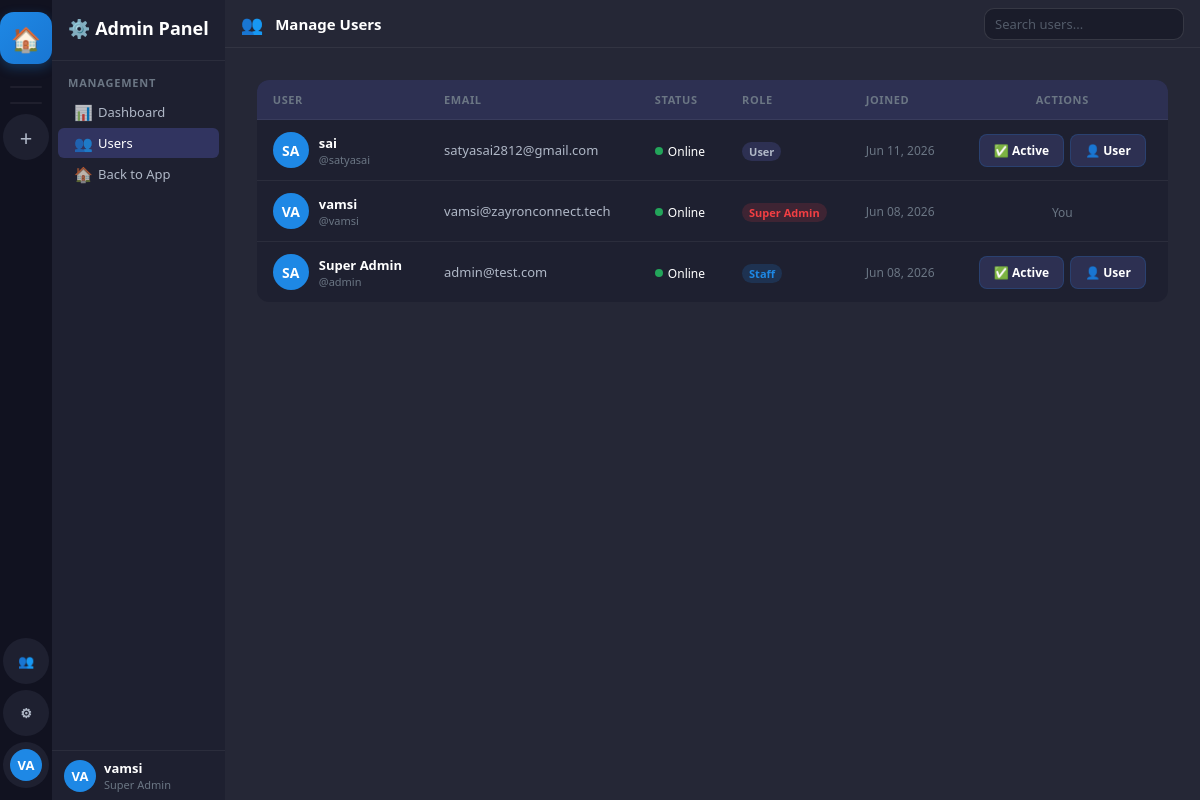
The app's page /admin-panel/users/ (signed in), older data.
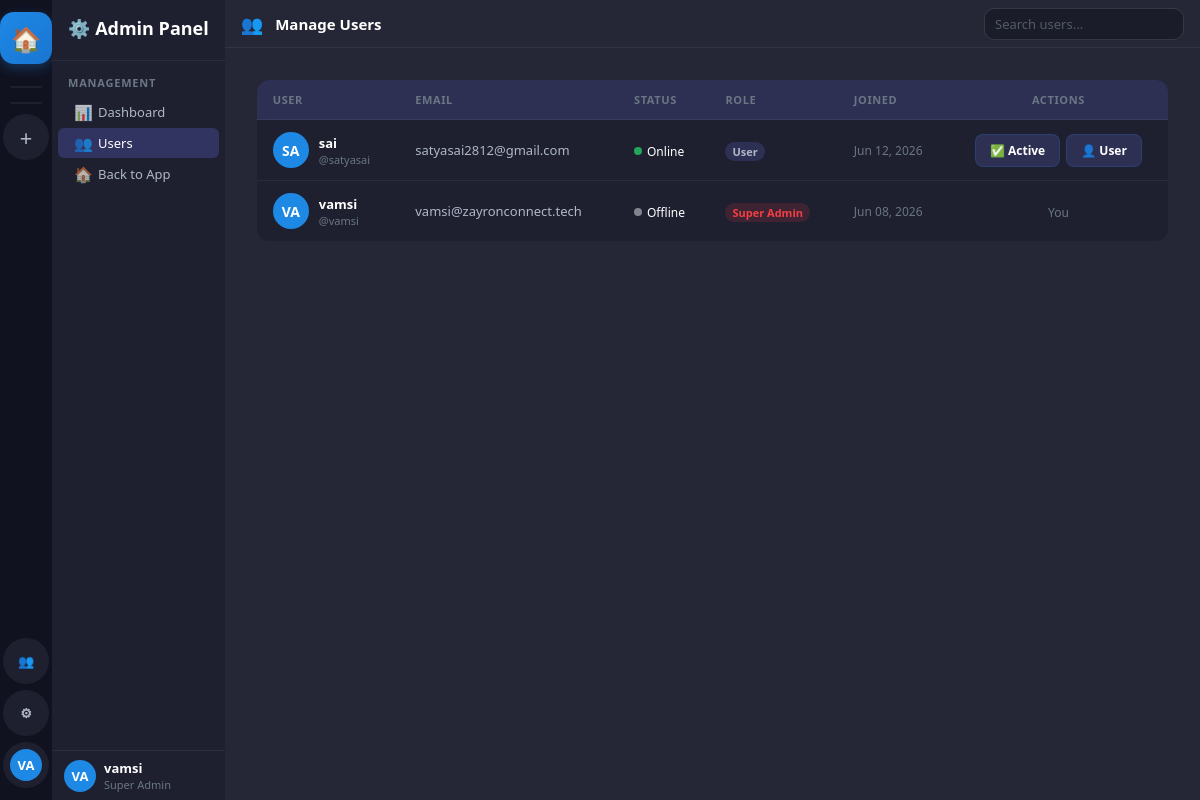
The same page, newer data.
### accounts/models.py (models this page shows, shortened)
class User(AbstractUser):
    ROLE_CHOICES = [
        ('super_admin', 'Super Admin'),
        ('hr', 'HR'),
        ('employee', 'Employee'),
    ]
    STATUS_CHOICES = [
        ('online', 'Online'),
        ('offline', 'Offline'),
        ('busy', 'Busy'),
        ('away', 'Away'),
    ]
    display_name = models.CharField(max_length=100, blank=True)
    avatar = models.ImageField(upload_to='avatars/', null=True, blank=True)
    is_super_admin = models.BooleanField(default=False)  # Legacy, kept for compatibility
    role = models.CharField(max_length=20, default='employee', choices=ROLE_CHOICES)
    status = models.CharField(max_length=20, default='offline', choices=STATUS_CHOICES)
    bio = models.TextField(blank=True)
    phone = models.CharField(max_length=20, blank=True)
    created_by = models.ForeignKey('self', on_delete=models.SET_NULL, null=True, blank=True, related_name='created_users')
    can_manage_users = models.BooleanField(default=False)  # Control access to user creation
    can_create_projects = models.BooleanField(default=False)  # Control access to project creation
    must_change_password = models.BooleanField(default=False)  # Force password change on first login
    class Meta:
        db_table = 'zc_users'
    def get_display_name(self):
        return self.display_name or self.get_full_name() or self.username
    def get_status_color(self):
        return {
            'online': '#23a55a',
            'offline': '#80848e',
            'busy': '#f23f43',
            'away': '#f0b232',
        }.get(self.status, '#80848e')
    def get_initials(self):
        name = self.get_display_name()
        parts = name.split()
        if len(parts) >= 2:
            return (parts[0][0] + parts[1][0]).upper()
        return name[:2].upper() if name else 'U'

### accounts/views.py (the view)
# urls.py: path('admin-panel/users/', views.admin_users, name='admin_users'),
@login_required
def admin_users(request):
    if not (request.user.is_super_admin or request.user.is_staff):
        return redirect('dashboard')
    users = User.objects.all().order_by('-date_joined')
    return render(request, 'admin_panel/users.html', {
        'users': users,
        'all_projects': request.user.projects.filter(is_active=True),
    })

### templates/admin_panel/users.html (shortened to what the changed rows need)
{% extends 'base.html' %}
{% block sidebar %}
<nav class="sidebar-channels">
  <div class="sc-header">
    <h2>⚙️ Admin Panel</h2>
  </div>
  <div class="sc-userbar">
    <div class="avatar avatar-32" style="background:var(--accent)">{{ user.get_initials }}</div>
    <div style="flex:1;min-width:0"><div class="ub-name">{{ user.get_display_name }}</div><div class="ub-tag">Super Admin</div></div>
  </div>
</nav>
{% endblock %}
{% block content %}
<div class="dashboard-content">
  <div style="background:var(--bg-sidebar-r);border-radius:12px;overflow:hidden">
    <table style="width:100%;border-collapse:collapse" id="users-table">
      <thead>
        <tr style="background:var(--bg-hover)">
          <th style="text-align:left;padding:12px 16px;font-size:11px;color:var(--text-3);text-transform:uppercase;letter-spacing:.6px">User</th>
          <th style="text-align:left;padding:12px 16px;font-size:11px;color:var(--text-3);text-transform:uppercase;letter-spacing:.6px">Email</th>
          <th style="text-align:left;padding:12px 16px;font-size:11px;color:var(--text-3);text-transform:uppercase;letter-spacing:.6px">Status</th>
          <th style="text-align:left;padding:12px 16px;font-size:11px;color:var(--text-3);text-transform:uppercase;letter-spacing:.6px">Role</th>
          <th style="text-align:left;padding:12px 16px;font-size:11px;color:var(--text-3);text-transform:uppercase;letter-spacing:.6px">Joined</th>
          <th style="text-align:center;padding:12px 16px;font-size:11px;color:var(--text-3);text-transform:uppercase;letter-spacing:.6px">Actions</th>
        </tr>
      </thead>
      <tbody>
        {% for u in users %}
        <tr style="border-top:1px solid var(--border)" id="user-row-{{ u.id }}" data-name="{{ u.get_display_name|lower }} {{ u.username|lower }} {{ u.email|lower }}">
          <td style="padding:12px 16px">
            <div style="display:flex;align-items:center;gap:10px">
              <div class="avatar avatar-36" style="background:var(--accent)">
                {% if u.avatar %}<img src="{{ u.avatar.url }}" alt="">{% else %}{{ u.get_initials }}{% endif %}
              </div>
              <div>
                <div style="font-size:13px;font-weight:600">{{ u.get_display_name }}</div>
                <div style="font-size:11px;color:var(--text-3)">@{{ u.username }}</div>
              </div>
            </div>
          </td>
          <td style="padding:12px 16px;font-size:13px;color:var(--text-2)">{{ u.email }}</td>
          <td style="padding:12px 16px">
            <span style="display:inline-flex;align-items:center;gap:5px;font-size:12px">
              <span style="width:8px;height:8px;border-radius:50%;background:{{ u.get_status_color }}"></span>
              {{ u.get_status_display }}
            </span>
          </td>
          <td style="padding:12px 16px">
            {% if u.is_super_admin %}<span class="badge badge-danger">Super Admin</span>
            {% elif u.is_staff %}<span class="badge badge-accent">Staff</span>
            {% else %}<span class="badge" style="background:var(--bg-hover);color:var(--text-2)">User</span>{% endif %}
          </td>
          <td style="padding:12px 16px;font-size:12px;color:var(--text-3)">{{ u.date_joined|date:"M d, Y" }}</td>
          <td style="padding:12px 16px;text-align:center">
            {% if u != user %}
            <div style="display:flex;gap:6px;justify-content:center">
              <button class="btn btn-sm {% if u.is_active %}btn-secondary{% else %}btn-danger{% endif %}"
                      onclick="toggleUser({{ u.id }}, this)"
                      data-active="{{ u.is_active|yesno:'true,false' }}"
                      title="{% if u.is_active %}Disable{% else %}Enable{% endif %}">
                {% if u.is_active %}✅ Active{% else %}❌ Disabled{% endif %}
              </button>
              <button class="btn btn-sm btn-secondary"
                      onclick="toggleAdmin({{ u.id }}, this)"
                      title="Toggle admin">
                {% if u.is_super_admin %}👑 Admin{% else %}👤 User{% endif %}
              </button>
            </div>
            {% else %}
            <span style="font-size:12px;color:var(--text-3)">You</span>
            {% endif %}
          </td>
        </tr>
        {% endfor %}
      </tbody>
    </table>
  </div>
</div>
{% endblock %}

### templates/base.html (shortened to what this page needs)
<!DOCTYPE html>
<html lang="en">
<head>
<link rel="stylesheet" href="/static/css/main.css">
</head>
<body>
<div class="app-shell">
  <nav class="sidebar-projects" id="sidebar-projects">
    <a href="/dashboard/" class="sp-btn sp-logo" title="Home" onclick="location.reload(); return true">🏠</a>
    <div class="sp-divider"></div>
    <div class="sp-divider"></div>
    {% if user.role == 'super_admin' or user.role == 'hr' or user.can_create_projects %}
    <a href="/project/create/" class="sp-btn" title="New Project">
      <span style="font-size:22px;font-weight:300">+</span>
    </a>
    {% endif %}
    {% if user.role == 'super_admin' or user.role == 'hr' or user.can_manage_users %}
    <a href="{% url 'user_management_unified' %}" class="sp-btn" title="User Management">
      👥
    </a>
    {% endif %}
    {% if user.is_super_admin or user.is_staff %}
    <a href="/admin-panel/" class="sp-btn" title="Admin Panel">
      ⚙
    </a>
    {% endif %}
    <a href="/profile/" class="sp-btn" title="Profile">
      <div class="avatar avatar-32" style="background:var(--accent)">{{ user.get_initials }}</div>
    </a>
  </nav>
  {% block sidebar %}{% endblock %}
  <main class="main-content" id="main-content">
    {% block content %}{% endblock %}
  </main>
</div>
</body>
</html>

Row changes from the older to the newer data that the page shows:
removed User: get_initials "SA", get_display_name "sai", username "satyasai", email "satyasai2812@gmail.com", status "Online", is_super_admin "User", date_joined "Jun 11, 2026", is_active "✅ Active"
removed User: get_initials "SA", get_display_name "Super Admin", username "admin", email "admin@test.com", status "Online", is_super_admin "Staff", date_joined "Jun 08, 2026", is_active "✅ Active"
changed User "VA": status "Online" → "Offline"
added User: get_initials "SA", get_display_name "sai", username "satyasai", email "satyasai2812@gmail.com", status "Online", is_super_admin "User", date_joined "Jun 12, 2026", is_active "✅ Active"
